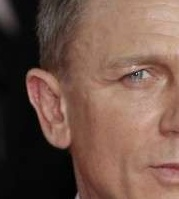
#> input picture input_data/train/DC_007.jpg, 179 x 199 px
$ python main.py
#> lines starting #> are read from the running program, lines starting #| are printed output that depends on the picture
### create_dataset.py
# FILENAME: create_dataset.py
# AUTHORS: Jalocha, Noga, Piekarski, Tancula

import cv2
from os import listdir
from os.path import isfile, join
import random
import pickle
import numpy as np


class CreateDataset:
    """
    Note:
        base dir should contain 'test' and 'train' subfolders
        image naming convention: initials followed by "_", rest part is insignificant,
                                example  DC_001.jpg (when it is Daniel Craig )
    """

    def __init__(self, base_dir, do_crop):
        self.base_dir = base_dir
        self.train_dataset = []
        self.test_data = []
        self.X = []
        self.y = []
        self.do_crop = do_crop
        self.initials2name = {
            "SC": 0,
            "PB": 1,
            "DC": 2,
            "RM": 3,
            "GL": 4,
            "TD": 5
        }
        self.train_face_size = 100  # declaring the size of a single training face for uniformity

    # [11 lines left out: function read_test_data, not called in this run]

    def read_training_data(self):
        path = self.base_dir + "/train"
        try:
            files = [f for f in listdir(path) if isfile(join(path, f))]
            for bond in files:
                tmp = cv2.imread(path + "/" + bond, cv2.IMREAD_GRAYSCALE)
                if self.do_crop:
                    self.crop_face(tmp, path + "/" + bond)
                if tmp.shape[0] != self.train_face_size or tmp.shape[1] != self.train_face_size:
                    tmp = cv2.resize(tmp, (self.train_face_size, self.train_face_size))
                initials = bond.split("_")[0]
                self.train_dataset.append((tmp, self.initials2name[str(initials)]))
            random.shuffle(self.train_dataset)
        except Exception as e:
            print("Following error occured while reading training data: ", e)

    def read_data(self):
        self.read_test_data()
        self.read_training_data()

    # [6 lines left out: function crop_face, not called in this run]

    def create_model(self):
        self.X = []
        self.y = []
        for features, label in self.train_dataset:
            self.X.append(features)
            self.y.append(label)
        self.X = np.array(self.X).reshape(-1, self.train_face_size, self.train_face_size, 1)

    def save_training_to_pickle(self, pickle_name):  # save training model to pickle
        pickle_out = open(pickle_name + "_X.pickle", "wb")
        pickle.dump(self.X, pickle_out)
        pickle_out.close()
        pickle_out = open(pickle_name + "_y.pickle", "wb")
        pickle.dump(self.y, pickle_out)
        pickle_out.close()

    def prepare_training_dataset(self, do_save, do_augment):
        self.read_training_data()
        if do_augment:
            self.augment_train_data()
        self.create_model()
        if do_save:
            self.save_training_to_pickle('train')

    @staticmethod
    def flip_image(im):
        return np.fliplr(im)

    @staticmethod
    def translate_image(im, tx, ty):
        (height, width) = im.shape
        M = np.float32([[1, 0, tx], [0, 1, ty]])
        return cv2.warpAffine(im, M, (height, width))

    def augment_train_data(self):  # TODO: AUGMENT IN MORE SOPHISTICATED WAY EG. MORE FOR FEWER BONDS IN GIVEN CLASS
        train_data_tmp = self.train_dataset.copy()
        self.create_model()
        self.save_training_to_pickle('before_augment')
        print("Augmenting data set - initial size {0}".format(len(train_data_tmp)))

        for im, label in self.train_dataset:
            train_data_tmp.append((self.flip_image(im), label))
            train_data_tmp.append((self.translate_image(im, 3, 0), label))
            train_data_tmp.append((self.translate_image(im, -3, 0), label))
            train_data_tmp.append((self.translate_image(im, 0, 3), label))
            train_data_tmp.append((self.translate_image(im, 0, -3), label))
            train_data_tmp.append((self.translate_image(im, 3, 3), label))
            train_data_tmp.append((self.translate_image(im, -3, -3), label))

        random.shuffle(train_data_tmp)

        self.train_dataset = train_data_tmp
        print("End of augmenting - final size {0}".format(len(train_data_tmp)))

### main.py
# FILENAME: main.py
# AUTHORS: Jalocha, Noga, Piekarski, Tancula

from create_dataset import CreateDataset
import pickle
import numpy as np
from keras.models import Sequential
from keras.layers import Dense, Activation, Flatten
from keras.layers import Conv2D, MaxPooling2D


def main():
    base_image_dir = 'input_data'
    do_augment = True
    validation_split = 0.8 if do_augment else 0.2
    dataset = CreateDataset(base_image_dir, False)
    dataset.prepare_training_dataset(True, do_augment)
#> in read_training_data, `tmp = cv2.imread(path + "/" + bond, cv2.IMREAD_GRAYSCALE)`:
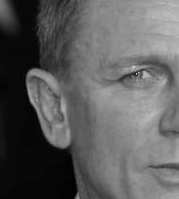
#> tmp: shape (199, 179); min 0, max 195, mean 92.6
#> in read_training_data, `tmp = cv2.resize(tmp, (self.train_face_size, self.train_face_size))`:
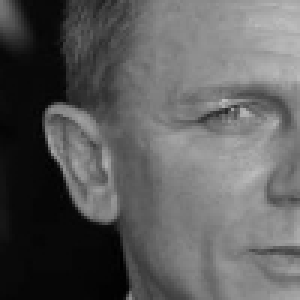
#> tmp: shape (100, 100) (shown 3 times larger); min 0, max 189, mean 92.5
#> in augment_train_data, `train_data_tmp = self.train_dataset.copy()`: train_data_tmp = 1 item
#> the loop in create_model, `for features, label in self.train_dataset:` made 1 pass
#> label on pass 1: 2
#> after the loop in create_model, `for features, label in self.train_dataset:`: self.y = [2]
#| Augmenting data set - initial size 1
#> the loop in augment_train_data, `for im, label in self.train_dataset:` made 1 pass
#> label on pass 1: 2
#> after the loop in augment_train_data, `for im, label in self.train_dataset:`: train_data_tmp = 8 items
#| End of augmenting - final size 8
#> the loop in create_model (call 2), `for features, label in self.train_dataset:` made 8 passes
    X, y = load_training_data_pickle('train')
    X = X/255.0

    if do_augment:
        X_orig, y_orig = load_training_data_pickle('before_augment')
        val_ind = int(np.round((1-validation_split) * len(X_orig)))
        X_val = X_orig[val_ind:len(X_orig)-1]
        y_val = y_orig[val_ind:len(y_orig)-1]
        X_val = X_val/255.0
        delete_indices = np.where(np.in1d(X, X_val))
        np.delete(X, delete_indices)
        np.delete(y, delete_indices)
    else:
        val_ind = int(np.round((1 - validation_split) * len(X)))
        X_val = X[val_ind:len(X) - 1]
        y_val = y[val_ind:len(y)-1]
        X = X[0:val_ind]
        y = y[0:val_ind]

    print(len(X), val_ind)

    model = Sequential()
    model.add(Conv2D(32, (3, 3), input_shape=(100, 100, 1)))
    model.add(Activation('relu'))
    model.add(MaxPooling2D(pool_size=(2, 2)))
    model.add(Conv2D(64, (3, 3)))
    model.add(Activation('relu'))
    model.add(MaxPooling2D(pool_size=(2, 2)))
    model.add(Conv2D(128, (3, 3)))
    model.add(Activation('relu'))
    model.add(MaxPooling2D(pool_size=(2, 2)))
    model.add(Flatten())  # this converts our 3D feature maps to 1D feature vectors
    # model.add(Dense(64))
    model.add(Dense(32))
    model.add(Dense(6))
    model.add(Activation('softmax'))
    model.compile(loss='sparse_categorical_crossentropy',
                  optimizer='adam',
                  metrics=['accuracy'])
    model.fit(X, y, batch_size=2, epochs=5, validation_data=(X_val, y_val))
    pickle_out = open("classifier_NN.pickle", "wb")
    pickle.dump(model, pickle_out)


def load_training_data_pickle(pickle_name):  # load pickle training model
    pickle_data = open(pickle_name + "_X.pickle", "rb")
    X = pickle.load(pickle_data)
    pickle_labels = open(pickle_name + "_y.pickle", "rb")
    y = pickle.load(pickle_labels)
    return X, y  # returns data and labels, in that order


if __name__ == "__main__":
    main()
#> (the call stopped at in main, `model = Sequential()`: keras is not available in this run)
